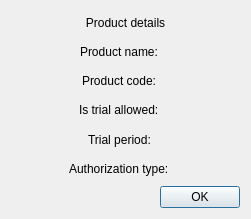
<?xml version="1.0" encoding="UTF-8"?>
<ui version="4.0">
 <class>ProductDetailsDialog</class>
 <widget class="QDialog" name="ProductDetailsDialog">
  <property name="geometry">
   <rect>
    <x>0</x>
    <y>0</y>
    <width>251</width>
    <height>219</height>
   </rect>
  </property>
  <property name="font">
   <font>
    <pointsize>9</pointsize>
   </font>
  </property>
  <property name="windowTitle">
   <string>Dialog</string>
  </property>
  <layout class="QGridLayout" name="gridLayout">
   <item row="6" column="0">
    <widget class="QDialogButtonBox" name="buttonBox">
     <property name="orientation">
      <enum>Qt::Horizontal</enum>
     </property>
     <property name="standardButtons">
      <set>QDialogButtonBox::Ok</set>
     </property>
    </widget>
   </item>
   <item row="2" column="0">
    <layout class="QHBoxLayout" name="horizontalLayout_2">
     <item>
      <spacer name="horizontalSpacer_8">
       <property name="orientation">
        <enum>Qt::Horizontal</enum>
       </property>
       <property name="sizeHint" stdset="0">
        <size>
         <width>40</width>
         <height>20</height>
        </size>
       </property>
      </spacer>
     </item>
     <item>
      <widget class="QLabel" name="label_4">
       <property name="text">
        <string>Product code:</string>
       </property>
      </widget>
     </item>
     <item>
      <widget class="QLabel" name="labelProductCode">
       <property name="text">
        <string/>
       </property>
      </widget>
     </item>
     <item>
      <spacer name="horizontalSpacer_9">
       <property name="orientation">
        <enum>Qt::Horizontal</enum>
       </property>
       <property name="sizeHint" stdset="0">
        <size>
         <width>40</width>
         <height>20</height>
        </size>
       </property>
      </spacer>
     </item>
    </layout>
   </item>
   <item row="3" column="0">
    <layout class="QHBoxLayout" name="horizontalLayout_3">
     <item>
      <spacer name="horizontalSpacer_10">
       <property name="orientation">
        <enum>Qt::Horizontal</enum>
       </property>
       <property name="sizeHint" stdset="0">
        <size>
         <width>40</width>
         <height>20</height>
        </size>
       </property>
      </spacer>
     </item>
     <item>
      <widget class="QLabel" name="label_6">
       <property name="text">
        <string>Is trial allowed:</string>
       </property>
      </widget>
     </item>
     <item>
      <widget class="QLabel" name="labelTrialAllowed">
       <property name="text">
        <string/>
       </property>
      </widget>
     </item>
     <item>
      <spacer name="horizontalSpacer_11">
       <property name="orientation">
        <enum>Qt::Horizontal</enum>
       </property>
       <property name="sizeHint" stdset="0">
        <size>
         <width>40</width>
         <height>20</height>
        </size>
       </property>
      </spacer>
     </item>
    </layout>
   </item>
   <item row="4" column="0">
    <layout class="QHBoxLayout" name="horizontalLayout_4">
     <item>
      <spacer name="horizontalSpacer_12">
       <property name="orientation">
        <enum>Qt::Horizontal</enum>
       </property>
       <property name="sizeHint" stdset="0">
        <size>
         <width>40</width>
         <height>20</height>
        </size>
       </property>
      </spacer>
     </item>
     <item>
      <widget class="QLabel" name="label_8">
       <property name="text">
        <string>Trial period:</string>
       </property>
      </widget>
     </item>
     <item>
      <widget class="QLabel" name="labelTrialPeriod">
       <property name="text">
        <string/>
       </property>
      </widget>
     </item>
     <item>
      <spacer name="horizontalSpacer_13">
       <property name="orientation">
        <enum>Qt::Horizontal</enum>
       </property>
       <property name="sizeHint" stdset="0">
        <size>
         <width>40</width>
         <height>20</height>
        </size>
       </property>
      </spacer>
     </item>
    </layout>
   </item>
   <item row="1" column="0">
    <layout class="QHBoxLayout" name="horizontalLayout">
     <item>
      <spacer name="horizontalSpacer_7">
       <property name="orientation">
        <enum>Qt::Horizontal</enum>
       </property>
       <property name="sizeHint" stdset="0">
        <size>
         <width>40</width>
         <height>20</height>
        </size>
       </property>
      </spacer>
     </item>
     <item>
      <widget class="QLabel" name="label_2">
       <property name="text">
        <string>Product name:</string>
       </property>
      </widget>
     </item>
     <item>
      <widget class="QLabel" name="labelProductName">
       <property name="text">
        <string/>
       </property>
      </widget>
     </item>
     <item>
      <spacer name="horizontalSpacer_6">
       <property name="orientation">
        <enum>Qt::Horizontal</enum>
       </property>
       <property name="sizeHint" stdset="0">
        <size>
         <width>40</width>
         <height>20</height>
        </size>
       </property>
      </spacer>
     </item>
    </layout>
   </item>
   <item row="5" column="0">
    <layout class="QHBoxLayout" name="horizontalLayout_5">
     <item>
      <spacer name="horizontalSpacer_14">
       <property name="orientation">
        <enum>Qt::Horizontal</enum>
       </property>
       <property name="sizeHint" stdset="0">
        <size>
         <width>40</width>
         <height>20</height>
        </size>
       </property>
      </spacer>
     </item>
     <item>
      <widget class="QLabel" name="label_9">
       <property name="text">
        <string>Authorization type:</string>
       </property>
      </widget>
     </item>
     <item>
      <widget class="QLabel" name="labelAuthType">
       <property name="text">
        <string/>
       </property>
      </widget>
     </item>
     <item>
      <spacer name="horizontalSpacer_15">
       <property name="orientation">
        <enum>Qt::Horizontal</enum>
       </property>
       <property name="sizeHint" stdset="0">
        <size>
         <width>40</width>
         <height>20</height>
        </size>
       </property>
      </spacer>
     </item>
    </layout>
   </item>
   <item row="0" column="0">
    <widget class="QLabel" name="label_11">
     <property name="text">
      <string>Product details</string>
     </property>
     <property name="alignment">
      <set>Qt::AlignCenter</set>
     </property>
    </widget>
   </item>
  </layout>
 </widget>
 <resources/>
 <connections>
  <connection>
   <sender>buttonBox</sender>
   <signal>accepted()</signal>
   <receiver>ProductDetailsDialog</receiver>
   <slot>accept()</slot>
   <hints>
    <hint type="sourcelabel">
     <x>248</x>
     <y>254</y>
    </hint>
    <hint type="destinationlabel">
     <x>157</x>
     <y>274</y>
    </hint>
   </hints>
  </connection>
  <connection>
   <sender>buttonBox</sender>
   <signal>rejected()</signal>
   <receiver>ProductDetailsDialog</receiver>
   <slot>reject()</slot>
   <hints>
    <hint type="sourcelabel">
     <x>316</x>
     <y>260</y>
    </hint>
    <hint type="destinationlabel">
     <x>286</x>
     <y>274</y>
    </hint>
   </hints>
  </connection>
 </connections>
</ui>
